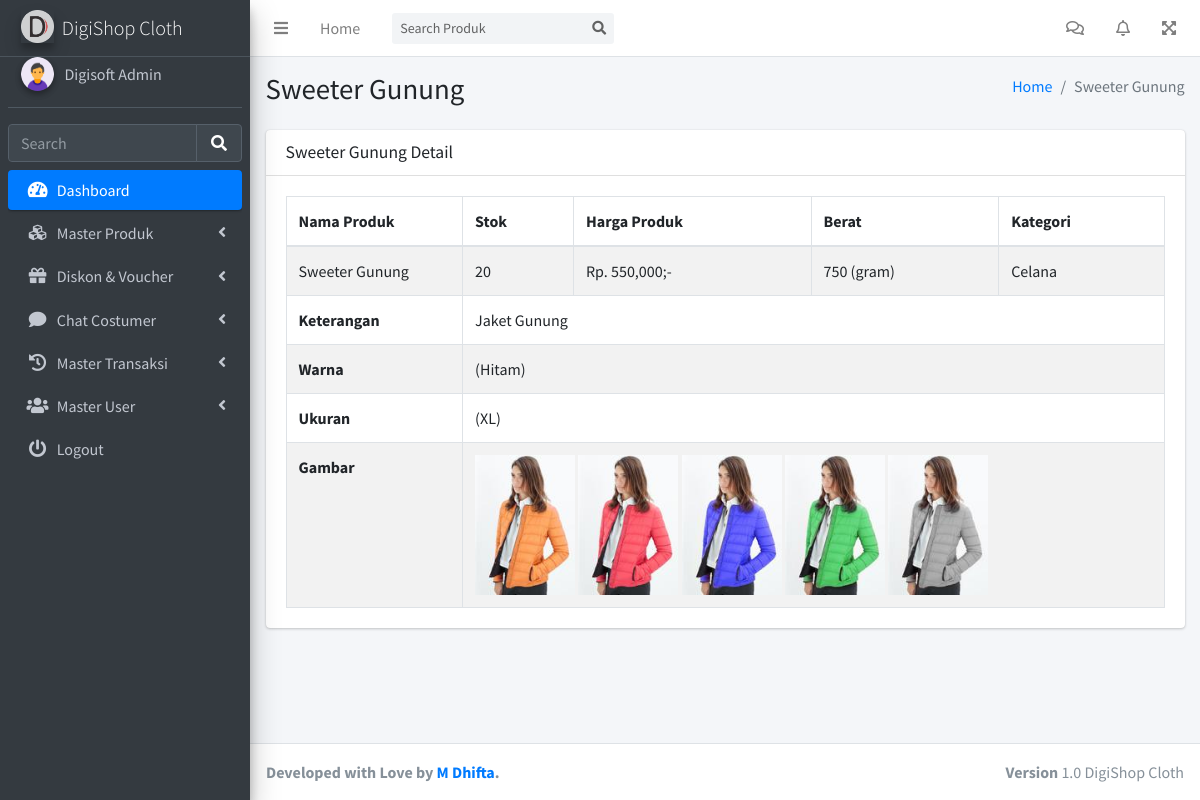
Page /admin/detailProduk.php?id=24 (signed in) on the committed database.
### tables this page shows
CREATE TABLE `tb_user` (
  `id_user` int(11) NOT NULL,
  `fname` varchar(144) NOT NULL,
  `lname` varchar(144) DEFAULT NULL,
  `telephone` varchar(144) NOT NULL,
  `saldo` int(11) NOT NULL,
  `email` varchar(144) NOT NULL,
  `password` varchar(144) NOT NULL,
  `roles` enum('0','1','2') NOT NULL,
  `status` enum('0','1') NOT NULL
);

CREATE TABLE `tb_produk` (
  `id_produk` int(11) NOT NULL,
  `nama_produk` varchar(144) NOT NULL,
  `stok` int(11) NOT NULL,
  `harga_produk` int(11) NOT NULL,
  `berat_produk` int(11) NOT NULL,
  `id_kategori` int(11) NOT NULL,
  `deskripsi_produk` text NOT NULL,
  `status` enum('1','0') NOT NULL
);

CREATE TABLE `tb_kategori` (
  `id_kategori` int(11) NOT NULL,
  `jenis_kategori` varchar(144) NOT NULL,
  `status` enum('0','1') NOT NULL
);

CREATE TABLE `tb_warna` (
  `id_warna` int(11) NOT NULL,
  `id_produk` int(11) NOT NULL,
  `jenis_warna` varchar(144) NOT NULL
);

CREATE TABLE `tb_ukuran` (
  `id_ukuran` int(11) NOT NULL,
  `id_produk` int(11) NOT NULL,
  `jenis_ukuran` varchar(144) NOT NULL
);

CREATE TABLE `tb_gambar` (
  `id_gambar` int(11) NOT NULL,
  `id_produk` int(11) NOT NULL,
  `filename` varchar(144) NOT NULL
);

### admin/detailProduk.php (the view, shortened to what this page needs)
<?php include '../config/config.php'; ?>
<?php $query = $mysqli->query("SELECT * FROM tb_produk as tbp JOIN tb_kategori as tbk ON tbk.id_kategori=tbp.id_kategori WHERE tbp.id_produk='$_GET[id]'"); ?>
<?php $value = $query->fetch_object(); ?>
<!DOCTYPE html>
<html lang="en">
<head>
  <?php include 'asset/css.php'; ?>
</head>
<body class="hold-transition sidebar-mini layout-fixed layout-navbar-fixed layout-footer-fixed">
  <div class="wrapper">
    <?php include 'asset/navbar.php'; ?>
    <?php include 'asset/sidebar.php'; ?>
    <div class="content-wrapper">
      <div class="content-header">
        <div class="container-fluid">
          <div class="row mb-2">
            <div class="col-sm-6">
              <h1 class="m-0"><?= $value->nama_produk; ?></h1>
            </div>
            <div class="col-sm-6">
              <ol class="breadcrumb float-sm-right">
                <li class="breadcrumb-item"><a href="#">Home</a></li>
                <li class="breadcrumb-item active"><?= $value->nama_produk; ?></li>
              </ol>
            </div>
          </div>
        </div>
      </div>
      <section class="content">
        <div class="container-fluid">
          <div class="row">
            <div class="col-12">
              <div class="card">
                <div class="card-header">
                  <h3 class="card-title"><?= $value->nama_produk; ?> Detail</h3>
                </div>
                <div class="card-body">
                  <table id="example" class="table table-bordered table-striped">
                    <thead>
                      <tr>
                        <th>Nama Produk</th>
                        <th>Stok</th>
                        <th>Harga Produk</th>
                        <th>Berat</th>
                        <th>Kategori</th>
                      </tr>
                    </thead>
                    <tbody>
                      <tr>
                        <td><?= $value->nama_produk; ?></td>
                        <td><?= $value->stok; ?></td>
                        <td>Rp. <?= number_format($value->harga_produk); ?>;-</td>
                        <td><?= $value->berat_produk; ?> (gram)</td>
                        <td><?= $value->jenis_kategori; ?></td>
                      </tr>
                      <tr>
                        <th scope="row">Keterangan </th>
                        <td colspan="4">
                          <?= $value->deskripsi_produk; ?>
                        </td>
                      </tr>
                      <?php $colors = $mysqli->query("SELECT * FROM tb_warna WHERE id_produk='$_GET[id]'"); ?>
                      <tr>
                        <th scope="row">Warna </th>
                        <td colspan="4">
                          <?php while ($value = $colors->fetch_object()) {
                            echo "(".$value->jenis_warna.")";
                          } ?>
                        </td>
                      </tr>
                    <?php $size = $mysqli->query("SELECT * FROM tb_ukuran WHERE id_produk='$_GET[id]'"); ?>
                      <tr>
                        <th scope="row">Ukuran </th>
                        <td colspan="4">
                          <?php while ($value = $size->fetch_object()) {
                            echo "(".$value->jenis_ukuran.")";
                          } ?>
                        </td>
                      </tr>
                      <?php $size = $mysqli->query("SELECT * FROM tb_gambar WHERE id_produk='$_GET[id]'"); ?>
                        <tr>
                          <th scope="row">Gambar </th>
                          <td colspan="4">
                            <?php while ($value = $size->fetch_object()) {
                              echo '<img src="../vendor/product_img/'.$value->filename.'" alt="" width="100"> ';
                            } ?>
                          </td>
                        </tr>
                    </table>
                  </div>
                </div>
              </div>
            </div>
          </div>
        </section>
      </div>
      <?php include 'asset/footer.php'; ?>
    </div>
  </body>
  </html>

### admin/asset/css.php (shortened to what this page needs)
<link rel="stylesheet" href="../vendor/assets/plugins/fontawesome-free/css/all.min.css">
<link rel="stylesheet" href="../vendor/assets/plugins/overlayScrollbars/css/OverlayScrollbars.min.css">
<link rel="stylesheet" href="../vendor/assets/dist/css/adminlte.min.css">
<link rel="stylesheet" href="../vendor/assets/plugins/select2/css/select2.min.css">
<link rel="stylesheet" href="../vendor/assets/datatables-bs4/css/dataTables.bootstrap4.min.css">
<link rel="stylesheet" href="../vendor/assets/datatables-responsive/css/responsive.bootstrap4.min.css">
<link rel="stylesheet" href="../vendor/assets/datatables-buttons/css/buttons.bootstrap4.min.css">

### admin/asset/navbar.php (shortened to what this page needs)
<nav class="main-header navbar navbar-expand navbar-white navbar-light">
  <ul class="navbar-nav">
    <li class="nav-item">
      <a class="nav-link" data-widget="pushmenu" href="#" role="button"><i class="fas fa-bars"></i></a>
    </li>
    <li class="nav-item d-none d-sm-inline-block">
      <a href="dashboard.php" class="nav-link">Home</a>
    </li>
  </ul>
  <form class="form-inline ml-3" action="search.php">
    <div class="input-group input-group-sm">
      <input class="form-control form-control-navbar" name="search" type="search" placeholder="Search Produk" aria-label="Search">
      <div class="input-group-append">
        <button class="btn btn-navbar" type="submit">
          <i class="fas fa-search"></i>
        </button>
      </div>
    </div>
  </form>
  <ul class="navbar-nav ml-auto">
    <li class="nav-item dropdown">
      <a class="nav-link" href="masterChat.php">
        <i class="far fa-comments"></i>
      </a>
    </li>
    <li class="nav-item dropdown">
      <a class="nav-link" href="masterTransaksi.php">
        <i class="far fa-bell"></i>
      </a>
    </li>
    <li class="nav-item">
      <a class="nav-link" data-widget="fullscreen" href="#" role="button">
        <i class="fas fa-expand-arrows-alt"></i>
      </a>
    </li>
  </ul>
</nav>

### admin/asset/sidebar.php (shortened to what this page needs)
<?php
$query = $mysqli->query("SELECT * FROM tb_user WHERE id_user='$_SESSION[id_user]'");
$user = $query->fetch_object();
 ?>
<aside class="main-sidebar sidebar-dark-primary elevation-4">
  <a href="dashboard.php" class="brand-link">
    <img src="../vendor/assets/logo.png" alt="AdminLTE Logo" class="brand-image elevation-3" style="opacity: .8">
    <span class="brand-text font-weight-light">DigiShop Cloth</span>
  </a>
  <div class="sidebar">
    <div class="user-panel mt-3 pb-3 mb-3 d-flex">
      <div class="image">
        <img src="../vendor/assets/user.png" class="img-circle elevation-2" alt="User Image">
      </div>
      <div class="info">
        <a href="#" class="d-block"><?= $user->fname; ?> <?= $user->lname; ?></a>
      </div>
    </div>
    <form class="" action="search.php" method="post">
      <div class="form-inline">
        <div class="input-group" data-widget="sidebar-search">
          <input class="form-control form-control-sidebar" name="search" type="search" placeholder="Search" aria-label="Search">
          <div class="input-group-append">
            <button class="btn btn-sidebar" type="submit">
              <i class="fas fa-search fa-fw"></i>
            </button>
          </div>
        </div>
      </div>
    </form>
    <nav class="mt-2">
      <ul class="nav nav-pills nav-sidebar flex-column" data-widget="treeview" role="menu" data-accordion="false">
        <li class="nav-item menu-open">
          <a href="dashboard.php" class="nav-link active">
            <i class="nav-icon fas fa-tachometer-alt"></i>
            <p>
              Dashboard
            </p>
          </a>
        </li>
        <li class="nav-item">
          <a href="addProduk.php" class="nav-link">
            <i class="nav-icon fas fa-cubes"></i>
            <p>
              Master Produk
              <i class="fas fa-angle-left right"></i>
            </p>
          </a>
        </li>
        <li class="nav-item">
          <a href="#" class="nav-link">
            <i class="nav-icon fas fa-gift"></i>
            <p>
              Diskon & Voucher
              <i class="right fas fa-angle-left"></i>
            </p>
          </a>
        </li>
        <li class="nav-item">
          <a href="#" class="nav-link">
            <i class="nav-icon fas fa-comment"></i>
            <p>
              Chat Costumer
              <i class="fas fa-angle-left right"></i>
            </p>
          </a>
        </li>
        <li class="nav-item">
          <a href="#" class="nav-link">
            <i class="nav-icon fas fa-history"></i>
            <p>
              Master Transaksi
              <i class="fas fa-angle-left right"></i>
            </p>
          </a>
        </li>
        <li class="nav-item">
          <a href="#" class="nav-link">
            <i class="nav-icon fas fa-users"></i>
            <p>
              Master User
              <i class="fas fa-angle-left right"></i>
            </p>
          </a>
        </li>
        <li class="nav-item">
          <a href="backend/logout.php" class="nav-link">
            <i class="nav-icon fas fa-power-off"></i>
            <p>
              Logout
            </p>
          </a>
        </li>
      </ul>
    </nav>
  </div>
</aside>

### admin/asset/footer.php (shortened to what this page needs)
<footer class="main-footer">
  <strong>Developed with Love by <a href="https://digisoft.id">M Dhifta</a>.</strong>
  <div class="float-right d-none d-sm-inline-block">
    <b>Version</b> 1.0 DigiShop Cloth
  </div>
</footer>

### rows in the picture
tb_user: fname "Digisoft", lname "Admin"
tb_produk: nama_produk "Sweeter Gunung", stok "20", harga_produk "550,000", berat_produk "750", id_kategori.jenis_kategori "Celana", deskripsi_produk "Jaket Gunung"
tb_warna: jenis_warna "Hitam"
tb_ukuran: jenis_ukuran "XL"
tb_gambar: filename (picture)
tb_gambar: filename (picture)
tb_gambar: filename (picture)
tb_gambar: filename (picture)
tb_gambar: filename (picture)
